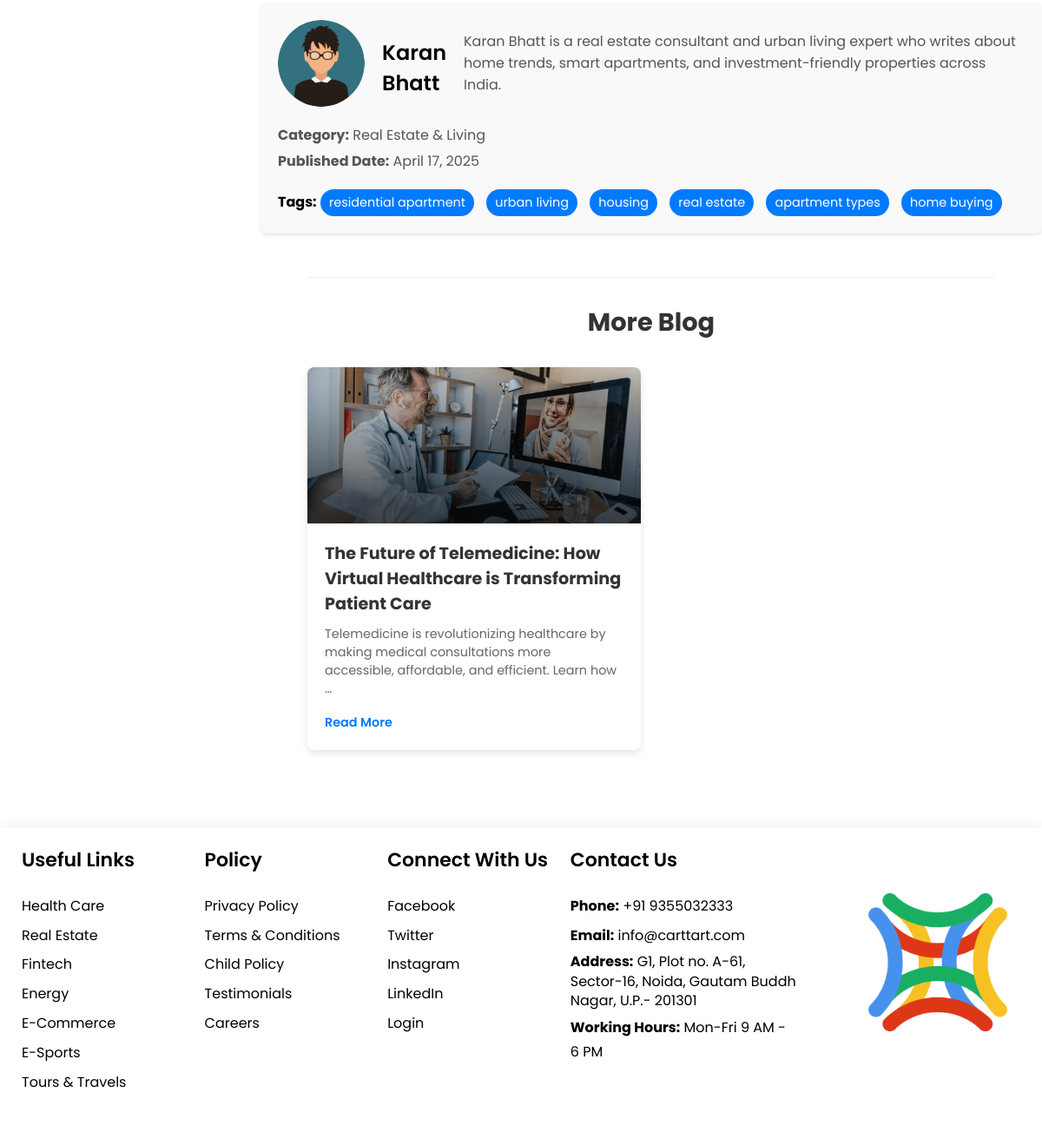
Before: /blog/realestate/residential-apartment-modern-living/ (lower part) with the older database file.
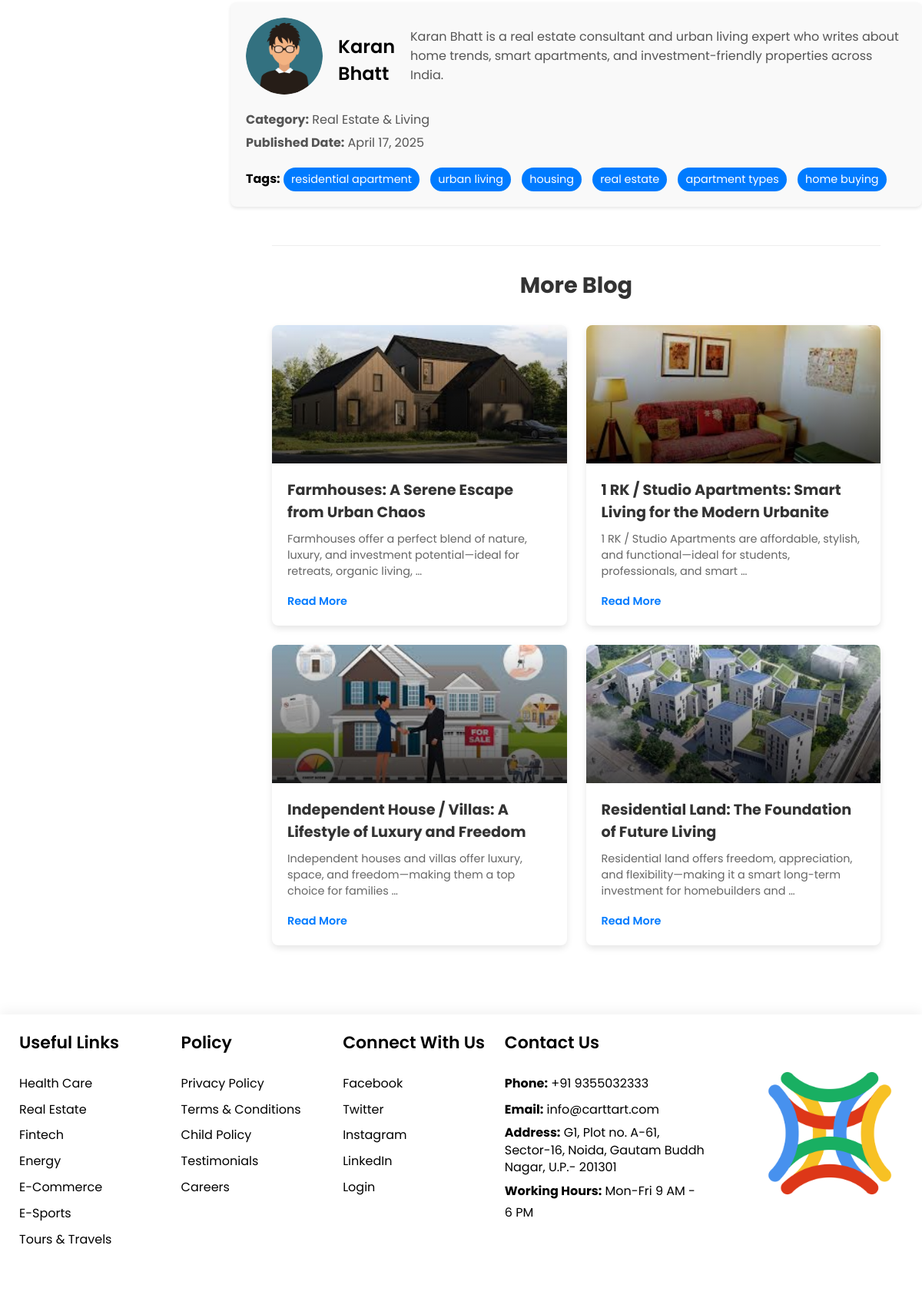
After: the same page with the newer database file.
### blog/models.py (models this page shows, shortened)
class Tag(models.Model):
    name = models.CharField(max_length=50, unique=True)
    slug = models.SlugField(unique=False, blank=True)

class Blog(models.Model):
    BLOG_TYPE_CHOICES = [
        ('commerce', 'commerce'),
        ('energy', 'energy'),
        ('esports', 'esports'),
        ('fintech', 'fintech'),
        ('healthcare', 'healthcare'),
        ('realestate', 'realestate'),
        ('tour', 'tour'),
    ]
    title = models.CharField(max_length=255)
    slug = models.SlugField(unique=False, blank=True)
    image = models.ImageField(upload_to="blog/images/blog_images")
    content = models.TextField()
    short_description = models.CharField(max_length=200, blank=True, null=True)
    category = models.CharField(max_length=100)
    published_date = models.DateTimeField(auto_now_add=True)
    author = models.CharField(max_length=100, default="Unknown Author")
    author_description = models.TextField(default="No description available.")
    author_image = models.ImageField(
    upload_to='blog/images/author_images/',
    default='blog/images/author_images/default_author_image.png',
    blank=True, null=True
    )
    active = models.BooleanField(default=True)
    tags = models.ManyToManyField(Tag, blank=True)
    blog_type = models.CharField(
        max_length=20, choices=BLOG_TYPE_CHOICES, default='healthcare'
    )  # Default value corrected

### blog/views.py (the view)
# urls.py: re_path(r"^commerce/(?P<slug>[-\w]+)/$", views.blog_detail, {"blog_type": "commerce"}, name="commerce_blog_detail"),
def blog_detail(request, slug, blog_type=None):
    if blog_type not in dict(Blog.BLOG_TYPE_CHOICES).keys():
        messages.error(request, 'Invalid blog type!')
        return redirect('blog:form')
    blog = get_object_or_404(Blog, slug=slug, blog_type=blog_type)
    recent_blogs = Blog.objects.filter(
        active=True,
        blog_type=blog_type
    ).exclude(
        id=blog.id
    ).order_by(
        "-published_date"
    )[:4]
    return render(request, f'{blog_type}_blog_detail.html', {
        'blog': blog,
        'recent_blogs': recent_blogs,
        'blog_type': blog_type
    })

### blog/templates/realestate_blog_detail.html (shortened to what this page needs)
{% extends 'base.html' %}
{% load static %}
{% block content %}
    <div class="oracle-body">
        <div class="author-section">
            <div class="author-info">
                {% if blog.author_image %}
                    <img src="{{ blog.author_image.url }}" alt="{{ blog.author }}">
                {% else %}
                    <img src="{% static 'images/author_images/default_author_image.png' %}" alt="{{ blog.author }}">
                {% endif %}
                <h3>{{ blog.author }}</h3>
                <p>{{ blog.author_description }}</p>
            </div>
            <div class="meta-info">
                <p><strong>Category:</strong> {{ blog.category }}</p>
                <p><strong>Published Date:</strong> {{ blog.published_date|date:"F j, Y" }}</p>
                <div class="tags">
                    <strong>Tags:</strong>
                    {% for tag in blog.tags.all %}
                        <span>{{ tag.name }}</span>
                    {% endfor %}
                </div>
            </div>
        </div>
        <div class="recent-issues">
            <h2>More Blog</h2>
            <div class="recent-blogs-grid">
                {% for recent_blog in recent_blogs %}
                <div class="recent-blog-card">
                    <div class="recent-blog-image">
                        {% if recent_blog.image %}
                            <img src="{{ recent_blog.image.url }}" alt="{{ recent_blog.title }}" class="recent-blog-img">
                        {% else %}
                            <img src="{% static 'images/default_blog_image.jpg' %}" alt="{{ recent_blog.title }}" class="recent-blog-img">
                        {% endif %}
                        <div class="recent-blog-overlay"></div>
                    </div>
                    <div class="recent-blog-content">
                        <h3>{{ recent_blog.title }}</h3>
                        <p>{{ recent_blog.short_description|default:recent_blog.content|truncatewords:15|safe }}</p>
                        <a href="{% url 'blog:healthcare_blog_detail' recent_blog.slug %}" class="read-more">Read More</a>
                    </div>
                </div>
                {% endfor %}
            </div>
        </div>
    </div>
{% endblock %}

Changed rows visible on the page:
no longer on this page (row unchanged): Blog: image (placeholder picture), title "The Future of Telemedicine: How Virtual Healthcare is Transforming Patient Care", short_description "Telemedicine is revolutionizing healthcare by making medical consultations more accessible, affordable, and efficient. Learn how …"
added Blog: image (picture), title "Farmhouses: A Serene Escape from Urban Chaos", short_description "Farmhouses offer a perfect blend of nature, luxury, and investment potential—ideal for retreats, organic living, …"
added Blog: image (picture), title "1 RK / Studio Apartments: Smart Living for the Modern Urbanite", short_description "1 RK / Studio Apartments are affordable, stylish, and functional—ideal for students, professionals, and smart …"
added Blog: image (picture), title "Independent House / Villas: A Lifestyle of Luxury and Freedom", short_description "Independent houses and villas offer luxury, space, and freedom—making them a top choice for families …"
added Blog: image (picture), title "Residential Land: The Foundation of Future Living", short_description "Residential land offers freedom, appreciation, and flexibility—making it a smart long-term investment for homebuilders and …"
